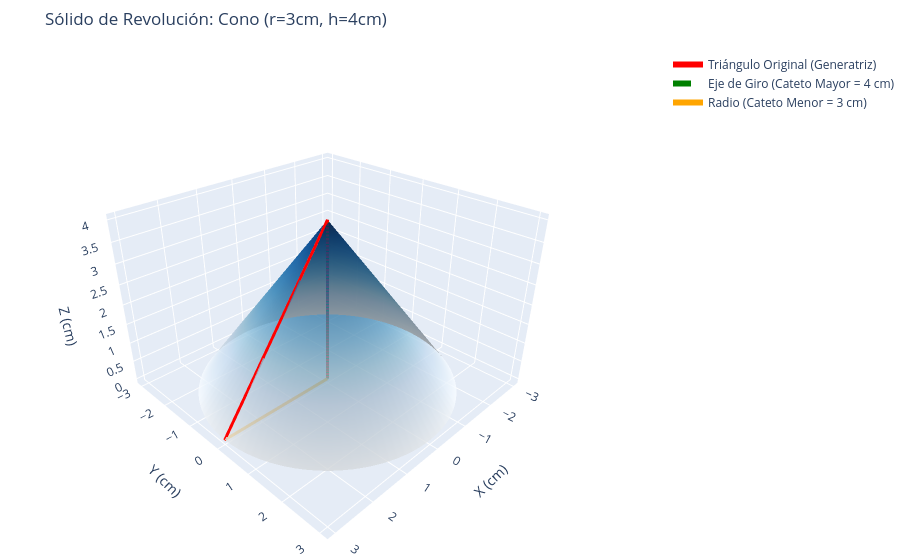

The cell this chart's notebook holds for it:
### Markdown cell above
# Pregunta 13.6  

<img src = 'pregunta_6.jpeg'>

### Code cell
import plotly.graph_objects as go
import numpy as np

# --- Datos del problema ---
radio = 3.0  # Cateto menor (genera el radio)
altura = 4.0 # Cateto mayor (eje de giro)
hipotenusa = 5.0

# --- Generar la superficie del cono ---
# Creamos una malla de puntos para la superficie
theta = np.linspace(0, 2 * np.pi, 100)
z = np.linspace(0, altura, 50)
theta_grid, z_grid = np.meshgrid(theta, z)

# Ecuación del cono: el radio disminuye linealmente desde la base (z=0) hasta la punta (z=altura)
r_grid = radio * (1 - z_grid / altura)

# Convertir a coordenadas cartesianas
x_grid = r_grid * np.cos(theta_grid)
y_grid = r_grid * np.sin(theta_grid)

# --- Crear la figura ---
fig = go.Figure()

# 1. Añadir la superficie del cono
fig.add_trace(go.Surface(
    x=x_grid, y=y_grid, z=z_grid,
    colorscale='Blues',
    opacity=0.8,
    name='Cono Generado',
    showscale=False,
    lighting=dict(ambient=0.6, diffuse=0.8, roughness=0.5, specular=0.2)
))

# 2. Añadir el triángulo original (en el plano XZ, con y=0) para visualizar el giro
# Vértices del triángulo: (0,0,0), (3,0,0), (0,0,4)
x_tri = [0, radio, 0, 0]
y_tri = [0, 0, 0, 0]
z_tri = [0, 0, altura, 0]

fig.add_trace(go.Scatter3d(
    x=x_tri, y=y_tri, z=z_tri,
    mode='lines',
    line=dict(color='red', width=6),
    name='Triángulo Original (Generatriz)'
))

# 3. Añadir el eje de giro (el cateto mayor)
fig.add_trace(go.Scatter3d(
    x=[0, 0], y=[0, 0], z=[0, altura],
    mode='lines',
    line=dict(color='green', width=6, dash='dash'),
    name='Eje de Giro (Cateto Mayor = 4 cm)'
))

# 4. Añadir el radio de la base
fig.add_trace(go.Scatter3d(
    x=[0, radio], y=[0, 0], z=[0, 0],
    mode='lines',
    line=dict(color='orange', width=6),
    name='Radio (Cateto Menor = 3 cm)'
))

# --- Configuración del diseño ---
fig.update_layout(
    title='Sólido de Revolución: Cono (r=3cm, h=4cm)',
    scene=dict(
        xaxis_title='X (cm)',
        yaxis_title='Y (cm)',
        zaxis_title='Z (cm)',
        aspectmode='data', # Mantiene las proporciones reales
        camera=dict(
            eye=dict(x=1.5, y=1.5, z=1.2) # Ajusta el ángulo de visión
        )
    ),
    margin=dict(l=0, r=0, b=0, t=50)
)

# Mostrar la figura
fig.show()

### Figure 1 — Plotly figure (JSON) as saved in the notebook; plotly's stock layout.template omitted (floating-point values rounded to 4 significant figures; data arrays with more than 128 entries replaced by an {"elided": "..."} marker saying what was removed)
{"data": [{"colorscale": [[0, "rgb(247,251,255)"], [0.125, "rgb(222,235,247)"], [0.25, "rgb(198,219,239)"], [0.375, "rgb(158,202,225)"], [0.5, "rgb(107,174,214)"], [0.625, "rgb(66,146,198)"], [0.75, "rgb(33,113,181)"], [0.875, "rgb(8,81,156)"], [1, "rgb(8,48,107)"]], "lighting": {"ambient": 0.6, "diffuse": 0.8, "roughness": 0.5, "specular": 0.2}, "name": "Cono Generado", "opacity": 0.8, "showscale": false, "type": "surface", "x": {"elided": "50x100 float values"}, "y": {"elided": "50x100 float values"}, "z": {"elided": "50x100 float values"}}, {"line": {"color": "red", "width": 6}, "mode": "lines", "name": "Triángulo Original (Generatriz)", "type": "scatter3d", "x": [0, 3, 0, 0], "y": [0, 0, 0, 0], "z": [0, 0, 4, 0]}, {"line": {"color": "green", "dash": "dash", "width": 6}, "mode": "lines", "name": "Eje de Giro (Cateto Mayor = 4 cm)", "type": "scatter3d", "x": [0, 0], "y": [0, 0], "z": [0, 4]}, {"line": {"color": "orange", "width": 6}, "mode": "lines", "name": "Radio (Cateto Menor = 3 cm)", "type": "scatter3d", "x": [0, 3], "y": [0, 0], "z": [0, 0]}], "layout": {"margin": {"b": 0, "l": 0, "r": 0, "t": 50}, "scene": {"aspectmode": "data", "camera": {"eye": {"x": 1.5, "y": 1.5, "z": 1.2}}, "xaxis": {"title": {"text": "X (cm)"}}, "yaxis": {"title": {"text": "Y (cm)"}}, "zaxis": {"title": {"text": "Z (cm)"}}}, "title": {"text": "Sólido de Revolución: Cono (r=3cm, h=4cm)"}}}
